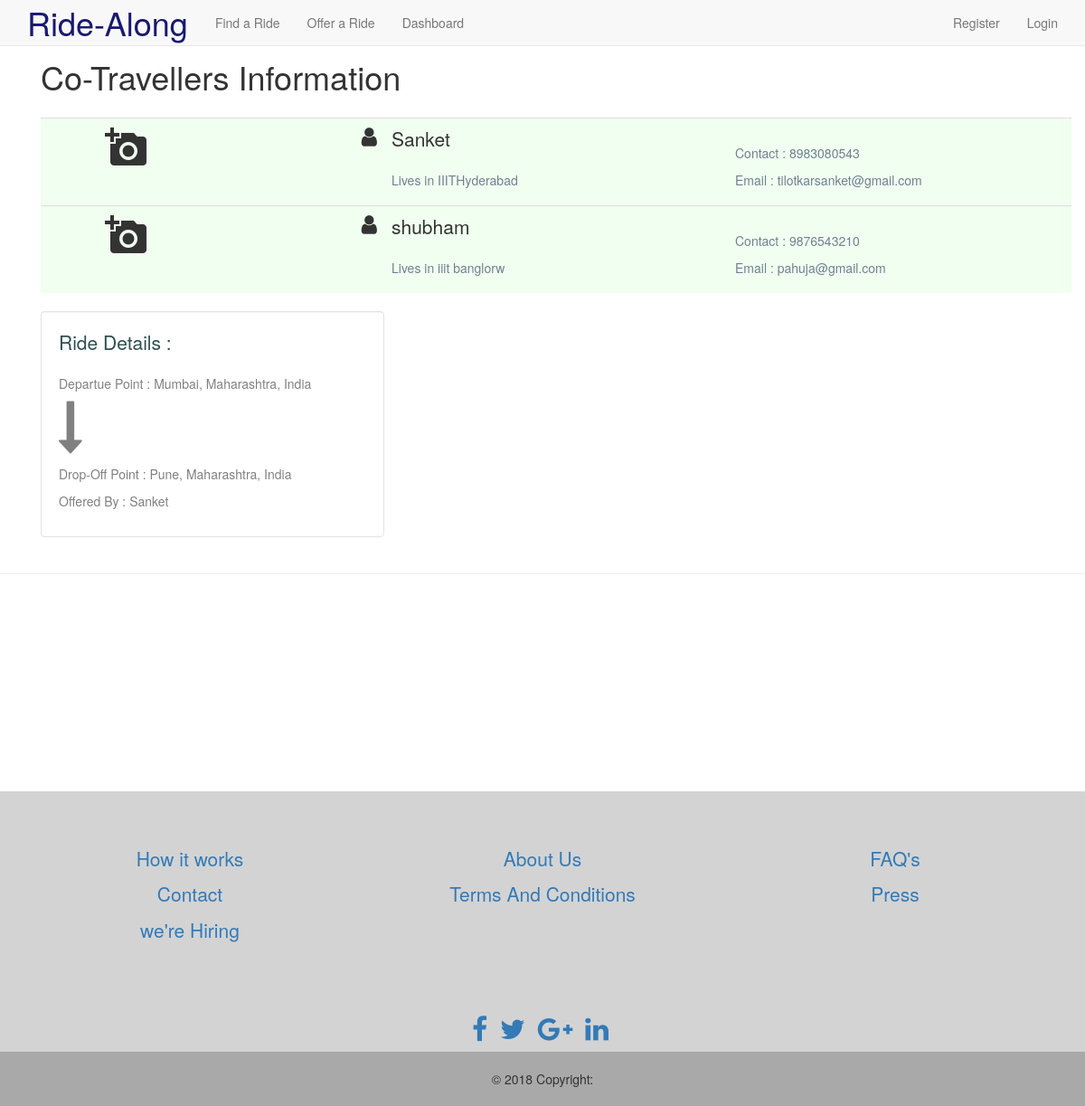
The page /see_cotravellers/16/sanket711 on the database its author committed.
### tables this page shows
CREATE TABLE "USERS" (
	`userName`	text,
	`password`	text NOT NULL,
	`name`	text NOT NULL,
	`phone`	text NOT NULL,
	`email`	text NOT NULL UNIQUE,
	`address`	text NOT NULL,
	`email_verified`	INTEGER DEFAULT 0,
	`mobile_verified`	INTEGER DEFAULT 0,
	PRIMARY KEY(userName)
);

CREATE TABLE "rides_offered" (
	`rideId`	INTEGER PRIMARY KEY AUTOINCREMENT,
	`userName`	text NOT NULL,
	`source`	text NOT NULL,
	`destination`	text NOT NULL,
	`lat1`	text NOT NULL,
	`long1`	text NOT NULL,
	`lat2`	text NOT NULL,
	`long2`	text NOT NULL,
	`offeredDate`	text NOT NULL,
	`offeredTime`	text NOT NULL,
	`offeredPrice`	int NOT NULL,
	`offeredSeats`	NUMERIC NOT NULL,
	`details`	text,
	`valid`	INTEGER NOT NULL,
	`seatsleft`	NUMERIC
);

### app.py (the view)
@app.route('/see_cotravellers/<string:rideId>/<string:userName>', methods=['GET', 'POST'])
def see_cotravellers(rideId,userName):
    con = sqlite3.connect("CabSharing.db")
    cur = con.cursor()
    cotravellers = []
    result=[]
    temp_users_whose_ride_accepted=[]
    cur.execute(" select * from rides_requested where rideId = ? and accepted = 1 " , [rideId] )
    temp_users_whose_ride_accepted = cur.fetchall()
    cur.execute("SELECT * FROM rides_offered WHERE  username = ? and rideid = ?",  (userName, rideId ) )
    result = cur.fetchall()
    cur.execute("SELECT * FROM users WHERE  username = ? ", [userName] )
    cotravellers.append(cur.fetchone())
    cur.execute(" select * from rides_requested where rideId = ? and accepted = 1 " , [rideId] )
    temp_users_whose_ride_accepted = cur.fetchall()
    for i in range(len(temp_users_whose_ride_accepted)):
        cur.execute("SELECT * FROM users WHERE  username = ? ", [temp_users_whose_ride_accepted[i][1]] )
        temp =  cur.fetchone()
        cotravellers.append( temp)
    for i in range(len(cotravellers)):
        print(cotravellers[i])
    return render_template('see_cotravellers.html' , result = result ,cotravellers = cotravellers , len_cotravellers = len(cotravellers) , admin = cotravellers[0][2])

### templates/see_cotravellers.html
{% extends 'layout.html' %}
{% block body %}
<div class="container ">
<table class=" col-md-12 table ">
		<p class="lead" style="font-size: 36px">Co-Travellers Information</p>
{% for i in range(len_cotravellers) %}
  <tr style="background-color:honeydew">
  	<td class="text-center col-md-2">
		<p class="material-icons" style="font-size:48px">add_a_photo</p>
  	</td>
  	<td class="text-right col-md-2">
  		<i class="fa fa-user " style="font-size: 24px"></i>
  	</td>
    <td class="text-left col-md-4">
    	<p class="lead "  >{{cotravellers[i][2]}}</p>
  		<p style="color: #708090">Lives in {{cotravellers[i][5]}}</p>
    </td>
  	<td class="col-md-4">
  		<br>
  		<p style="color: #708090">Contact : {{cotravellers[i][3]}}</p>
  		<p style="color: #708090">Email : {{cotravellers[i][4]}}</p>
  	</td>
  </tr>
 {% endfor %}
</table>
<div class="col-md-4 well" style="background-color: white">
	<div>
		<p class="lead" style="color:darkslategray">Ride Details : </p>
	</div>
	<div  style="color:	gray">
		<p ">Departue Point : {{result[0][2]}}</p>
		<p><i class="fa fa-long-arrow-down" style="font-size:60px; "></i></p>
		<p >Drop-Off Point : {{result[0][3]}}</p>
		<p >Offered By : {{admin}}</p>
	</div>
</div>
</div>
{% endblock %}

### static/styles/design.css (style rules this page uses)
html, body { height: 100%; margin: 0; padding: 0; }

### rows shown on the page
USERS: name "Sanket", address "IIITHyderabad", phone "8983080543", email "tilotkarsanket@gmail.com", name "Sanket"
USERS: name "shubham", address "iiit banglorw", phone "9876543210", email "pahuja@gmail.com"
rides_offered: source "Mumbai, Maharashtra, India", destination "Pune, Maharashtra, India"
